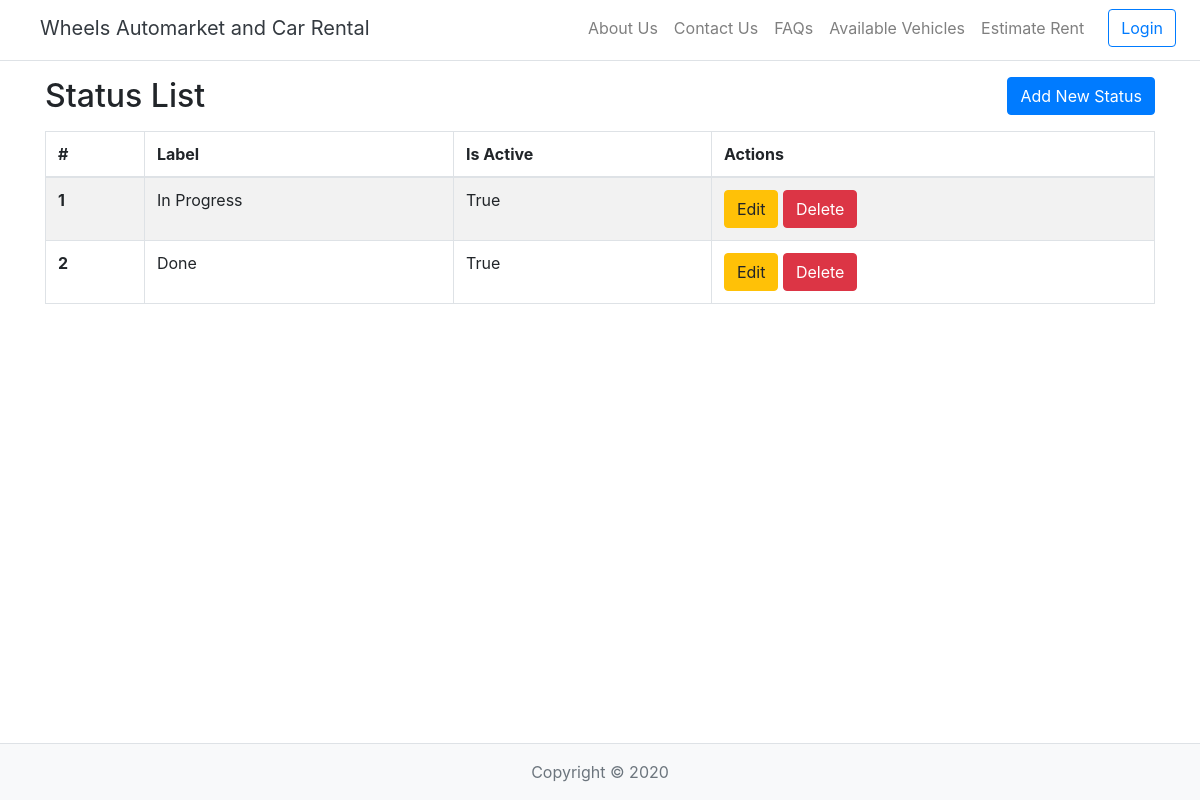
The app's page /status/index, older data.
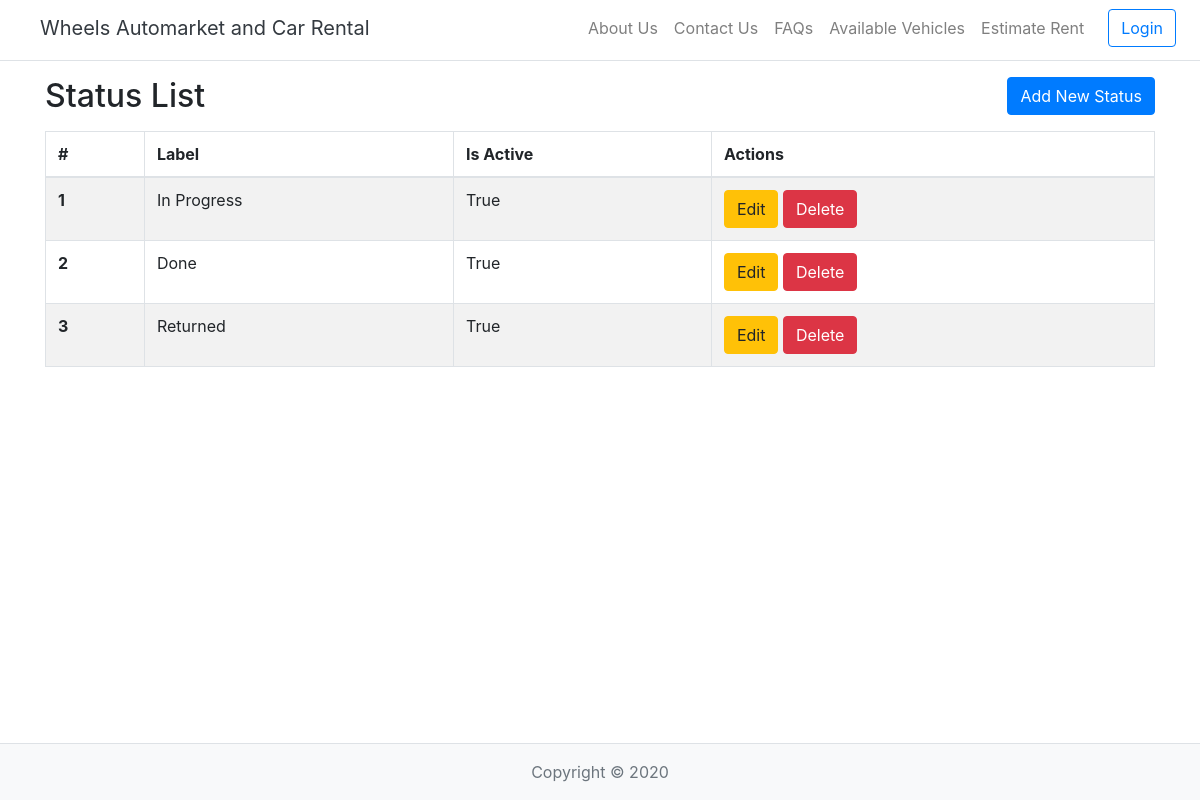
The same page, newer data.
### tables this page shows
CREATE TABLE `status` (
  `Id` int(11) NOT NULL,
  `label` varchar(50) NOT NULL,
  `Is_Active` bit(1) NOT NULL
);

### application/controllers/Status.php (called while the page is built, shortened)
<?php
	class Status extends CI_Controller{
		public function index(){
			$data['title'] = 'Status';
			$data['status'] = $this->Status_model->get_status(null);
			$this->load->view('templates/header');
			$this->load->view('status/index', $data);
			$this->load->view('templates/footer');
		}
	}

### index.php (called while the page is built, shortened)
<?php
require_once BASEPATH.'core/CodeIgniter.php';

### application/models/Status_model.php (called while the page is built, shortened)
<?php
	class Status_model extends CI_Model{
		public function get_status($id){
			if(isset($id)){
        $query=$this->db->get_where('status', array('Id' => $id));
        return $query->row_array();
      }else {
        $query = $this->db->get('status');
  			return $query->result_array();
      }
		}
	}

### application/views/status/index.php (the view, shortened to what this page needs)
<div>
  <div class="row">
    <div class="col">
      <h2>Status List</h2>
    </div>
    <div class="col">
      <a href="<?php echo base_url(); ?>status/create" class="btn float-right btn-primary">Add New Status</a>
    </div>
  </div>
<div class="pt-2">
<table class="table table-striped table-hover table-bordered">
  <thead>
    <tr>
      <th scope="col">#</th>
      <th scope="col-4">Label</th>
      <th scope="col">Is Active</th>
      <th scope="col">Actions</th>
    </tr>
  </thead>
  <tbody>
    <?php
    $counter=0;
      foreach($status as $stat){
        $counter++;
        echo '<tr>';
        echo '<th scope="row">'.$counter.'</th>';
        echo '<td>'.$stat['label'].'</td>';
        echo '<td>'.($stat['Is_Active']==1 ? 'True' : 'False').'</td>';
        echo '
        <td>
        <a class="btn btn-warning" href="'.base_url().'status/edit/'.$stat['Id'].'">Edit</a>
        <a class="btn btn-danger" href="'.base_url().'status/delete/'.$stat['Id'].'">Delete</a>
        </td>';
        echo '</tr> ';
      }
    ?>
  </tbody>
</table>
</div>
</div>

Row changes from the older to the newer data that the page shows:
added status: label "Returned", Is_Active "True"
